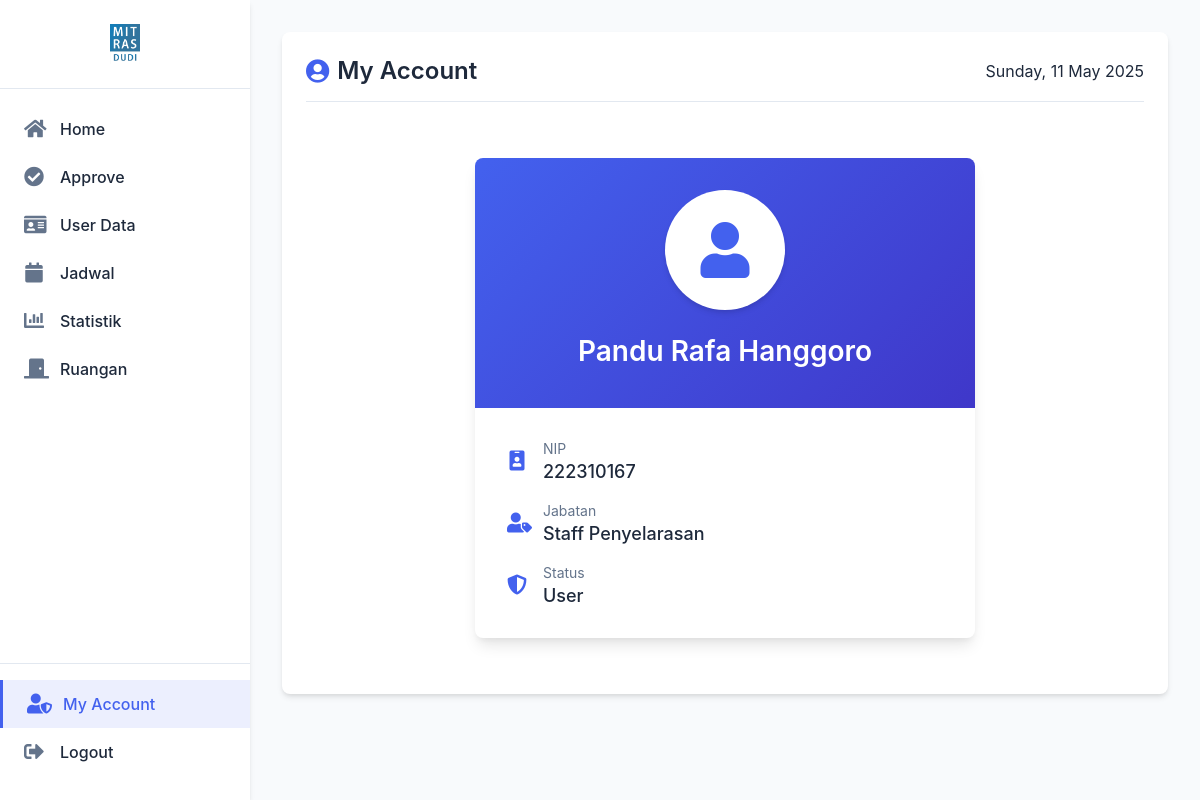
The app's page /admin_akun.php (signed in) with its own data.
### tables this page shows
CREATE TABLE `users` (
  `id` int(11) NOT NULL,
  `nip` varchar(20) NOT NULL,
  `nama` varchar(100) NOT NULL,
  `jabatan` varchar(200) NOT NULL,
  `password` varchar(255) NOT NULL,
  `role` enum('Admin','User') NOT NULL,
  `is_admin` tinyint(1) DEFAULT 0
);

### admin_akun.php (the view, shortened to what this page needs)
<?php
$host = 'localhost';
$db = 'projek_ruangan';
$user = 'root';
$pass = '';
try {
    $pdo = new PDO("mysql:host=$host;dbname=$db", $user, $pass);
    $pdo->setAttribute(PDO::ATTR_ERRMODE, PDO::ERRMODE_EXCEPTION);
} catch (PDOException $e) {
    die("Koneksi ke database gagal: " . $e->getMessage());
}
$user_id = $_SESSION['user_id'];
$stmtUser = $pdo->prepare("SELECT nip, nama, role, jabatan FROM users WHERE id = ?");
$stmtUser->execute([$user_id]);
$userData = $stmtUser->fetch(PDO::FETCH_ASSOC);
$current_date = date('l, d F Y');
?>
<!DOCTYPE html>
<html lang="id">
<head>
    <link href='https://unpkg.com/boxicons@2.1.4/css/boxicons.min.css' rel='stylesheet'>
    <link rel="stylesheet" href="https://cdnjs.cloudflare.com/ajax/libs/font-awesome/5.15.3/css/all.min.css">
</head>
<body>
    <div class="sidebar">
        <div class="logo-area">
            <img src="gambar/LOGO 1 MITRAS.jpg" alt="Logo">
        </div>
        <a href="admin_home.php">
            <i class="fas fa-home"></i> <span>Home</span>
        </a>
        <a href="admin_approve.php">
            <i class="fas fa-check-circle"></i> <span>Approve</span>
        </a>
        <a href="admin_datauser.php">
            <i class="fas fa-id-card"></i> <span>User Data</span>
        </a>
        <a href="admin_jadwal.php">
            <i class="fas fa-calendar"></i> <span>Jadwal</span>
        </a>
        <a href="admin_statistik.php">
            <i class="fas fa-chart-bar"></i> <span>Statistik</span>
        </a>
        <a href="admin_ruang.php">
            <i class="fas fa-door-closed"></i> <span>Ruangan</span>
        </a>
        <div class="bottom-links">
            <a href="admin_akun.php" class="active">
                <i class="fas fa-user-shield"></i> <span>My Account</span>
            </a>
            <a href="logout.php" onclick="return confirmLogout();">
                <i class="fas fa-sign-out-alt"></i> <span>Logout</span>
            </a>
        </div>
    </div>
    <div class="main-admin">
        <div class="container-admin">
            <div class="page-header">
                <h2><i class="fas fa-user-circle"></i> My Account</h2>
                <span><?php echo $current_date; ?></span>
            </div>
            <div class="profile-container">
                <div class="profile-card">
                <div class="profile-header">
    <div class="profile-avatar">
        <i class="fas fa-user"></i>
    </div>
    <h2 class="profile-name"><?php echo htmlspecialchars($userData['nama']); ?></h2>
</div>
<div class="profile-details">
    <div class="profile-item">
        <i class="fas fa-id-badge"></i>
        <div class="profile-item-content">
            <div class="profile-item-label">NIP</div>
            <div class="profile-item-value"><?php echo htmlspecialchars($userData['nip']); ?></div>
        </div>
    </div>
    <div class="profile-item">
        <i class="fas fa-user-tag"></i>
        <div class="profile-item-content">
            <div class="profile-item-label">Jabatan</div>
            <div class="profile-item-value"><?php echo htmlspecialchars($userData['jabatan']); ?></div>
        </div>
    </div>
    <div class="profile-item">
        <i class="fas fa-shield-alt"></i>
        <div class="profile-item-content">
            <div class="profile-item-label">Status</div>
            <div class="profile-item-value"><?php echo htmlspecialchars($userData['role']); ?></div>
        </div>
    </div>
</div>
</body>
</html>

### admin_akun.php (style rules this page uses)
:root { --primary-color: #4361ee; --secondary-color: #3f37c9; --accent-color: #4cc9f0; --success-color: #4ade80; --danger-color: #f43f5e; --warning-color: #facc15; --info-color: #60a5fa; --background-color: #f8fafc; --card-color: #ffffff; --text-dark: #1e293b; --text-light: #64748b; --border-color: #e2e8f0; --shadow-sm: 0 1px 2px 0 rgba(0, 0, 0, 0.05); --shadow: 0 4px 6px -1px rgba(0, 0, 0, 0.1), 0 2px 4px -1px rgba(0, 0, 0, 0.06); --shadow-md: 0 10px 15px -3px rgba(0, 0, 0, 0.1), 0 4px 6px -2px rgba(0, 0, 0, 0.05); --shadow-lg: 0 20px 25px -5px rgba(0, 0, 0, 0.1), 0 10px 10px -5px rgba(0, 0, 0, 0.04); --sidebar-width: 250px; --header-height: 60px; --border-radius: 8px; --transition-speed: 0.3s; }
* { margin: 0; padding: 0; box-sizing: border-box; font-family: 'Inter', 'Segoe UI', Arial, sans-serif; }
body { background-color: var(--background-color); color: var(--text-dark); display: flex; min-height: 100vh; overflow-x: hidden; }
.sidebar { width: var(--sidebar-width); background-color: var(--card-color); box-shadow: var(--shadow); padding: 1.5rem 0; position: fixed; height: 100vh; display: flex; flex-direction: column; transition: all var(--transition-speed) ease; z-index: 100; }
.logo-area { padding: 0 1.5rem 1.5rem 1.5rem; display: flex; align-items: center; justify-content: center; border-bottom: 1px solid var(--border-color); margin-bottom: 1rem; }
.logo-area img { height: 40px; }
.sidebar a { padding: 0.875rem 1.5rem; text-decoration: none; color: var(--text-dark); font-weight: 500; display: flex; align-items: center; transition: all var(--transition-speed) ease; position: relative; }
.sidebar a i { margin-right: 1rem; font-size: 1.25rem; width: 1.25rem; text-align: center; color: var(--text-light); transition: all var(--transition-speed) ease; }
.sidebar a.active { background-color: rgba(67, 97, 238, 0.1); border-left: 3px solid var(--primary-color); color: var(--primary-color); }
.sidebar a.active i { color: var(--primary-color); }
.bottom-links { margin-top: auto; border-top: 1px solid var(--border-color); padding-top: 1rem; }
.main-admin { flex: 1; margin-left: var(--sidebar-width); padding: 2rem; }
.container-admin { background-color: var(--card-color); border-radius: var(--border-radius); box-shadow: var(--shadow); padding: 1.5rem; }
.page-header { display: flex; justify-content: space-between; align-items: center; margin-bottom: 1.5rem; padding-bottom: 1rem; border-bottom: 1px solid var(--border-color); }
.page-header h2 { font-size: 1.5rem; font-weight: 600; color: var(--text-dark); display: flex; align-items: center; gap: 0.5rem; }
.page-header h2 i { color: var(--primary-color); }
.profile-container { display: flex; flex-direction: column; align-items: center; justify-content: center; padding: 2rem 0; }
.profile-card { background-color: var(--card-color); border-radius: var(--border-radius); box-shadow: var(--shadow-md); width: 100%; max-width: 500px; overflow: hidden; animation: fadeIn 0.5s ease; }
.profile-header { background: linear-gradient(135deg, var(--primary-color), var(--secondary-color)); padding: 2rem; color: white; text-align: center; }
.profile-avatar { width: 120px; height: 120px; background-color: white; border-radius: 50%; display: flex; align-items: center; justify-content: center; margin: 0 auto 1.5rem; box-shadow: var(--shadow); }
.profile-avatar i { font-size: 3.5rem; color: var(--primary-color); }
.profile-name { font-size: 1.75rem; font-weight: 600; margin-bottom: 0.5rem; }
.profile-details { padding: 2rem; }
.profile-item { display: flex; margin-bottom: 1.25rem; align-items: center; }
.profile-item:last-child { margin-bottom: 0; }
.profile-item i { font-size: 1.25rem; color: var(--primary-color); margin-right: 1rem; width: 1.25rem; text-align: center; }
.profile-item-content { flex: 1; }
.profile-item-label { font-size: 0.875rem; color: var(--text-light); margin-bottom: 0.25rem; }
.profile-item-value { font-size: 1.125rem; font-weight: 500; color: var(--text-dark); }

### records on screen
users: nama "Pandu Rafa Hanggoro", nip "222310167", jabatan "Staff Penyelarasan", role "User"
